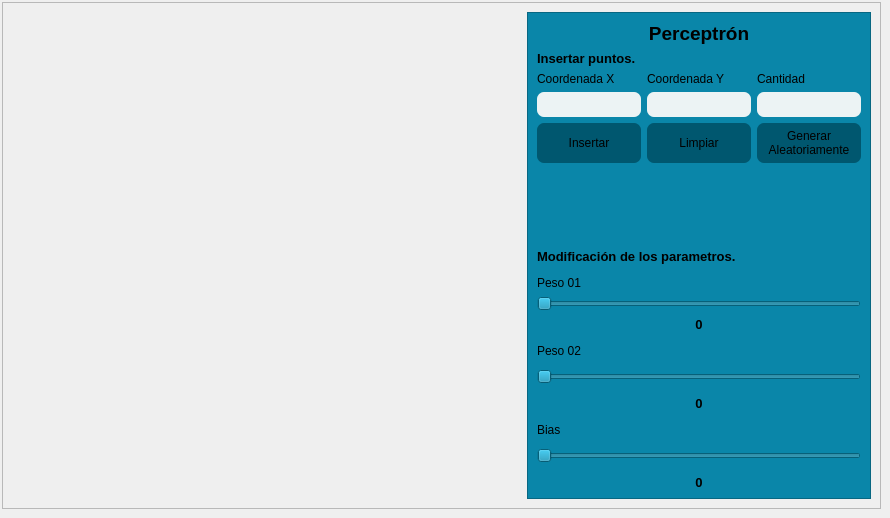
<?xml version="1.0" encoding="UTF-8"?>
<ui version="4.0">
 <class>MainWindow</class>
 <widget class="QMainWindow" name="MainWindow">
  <property name="geometry">
   <rect>
    <x>0</x>
    <y>0</y>
    <width>890</width>
    <height>518</height>
   </rect>
  </property>
  <property name="windowTitle">
   <string>MainWindow</string>
  </property>
  <property name="styleSheet">
   <string notr="true">QTextEdit {
border-radius: 7px;
}

QPushButton{
background-color: #45a049;
border-radius: 7px;
}</string>
  </property>
  <widget class="QWidget" name="centralwidget">
   <layout class="QVBoxLayout" name="verticalLayout">
    <property name="leftMargin">
     <number>2</number>
    </property>
    <property name="topMargin">
     <number>2</number>
    </property>
    <item>
     <widget class="QFrame" name="frame">
      <property name="minimumSize">
       <size>
        <width>500</width>
        <height>200</height>
       </size>
      </property>
      <property name="styleSheet">
       <string notr="true">QTextEdit{
background-color: rgb(255, 255, 255);
color: rgb(31, 31, 31);
}</string>
      </property>
      <property name="frameShape">
       <enum>QFrame::Shape::StyledPanel</enum>
      </property>
      <property name="frameShadow">
       <enum>QFrame::Shadow::Raised</enum>
      </property>
      <layout class="QHBoxLayout" name="horizontalLayout_5" stretch="3,2">
       <item>
        <layout class="QVBoxLayout" name="layout_graphic"/>
       </item>
       <item>
        <widget class="QFrame" name="frame_2">
         <property name="styleSheet">
          <string notr="true">background-color: rgb(10, 134, 169);</string>
         </property>
         <property name="frameShape">
          <enum>QFrame::Shape::StyledPanel</enum>
         </property>
         <property name="frameShadow">
          <enum>QFrame::Shadow::Raised</enum>
         </property>
         <layout class="QVBoxLayout" name="verticalLayout_3">
          <item>
           <widget class="QLabel" name="label">
            <property name="font">
             <font>
              <pointsize>14</pointsize>
              <bold>true</bold>
             </font>
            </property>
            <property name="text">
             <string>Perceptrón</string>
            </property>
            <property name="alignment">
             <set>Qt::AlignmentFlag::AlignCenter</set>
            </property>
           </widget>
          </item>
          <item>
           <spacer name="verticalSpacer">
            <property name="orientation">
             <enum>Qt::Orientation::Vertical</enum>
            </property>
            <property name="sizeHint" stdset="0">
             <size>
              <width>20</width>
              <height>40</height>
             </size>
            </property>
           </spacer>
          </item>
          <item>
           <layout class="QVBoxLayout" name="verticalLayout_2">
            <item>
             <widget class="QLabel" name="label_10">
              <property name="font">
               <font>
                <pointsize>10</pointsize>
                <bold>true</bold>
               </font>
              </property>
              <property name="text">
               <string>Insertar puntos.</string>
              </property>
             </widget>
            </item>
            <item>
             <layout class="QHBoxLayout" name="horizontalLayout_4">
              <item>
               <layout class="QVBoxLayout" name="verticalLayout_7">
                <item>
                 <widget class="QLabel" name="label_11">
                  <property name="text">
                   <string>Coordenada X</string>
                  </property>
                 </widget>
                </item>
                <item>
                 <widget class="QTextEdit" name="input_coord_x">
                  <property name="maximumSize">
                   <size>
                    <width>16777215</width>
                    <height>25</height>
                   </size>
                  </property>
                  <property name="styleSheet">
                   <string notr="true">				background-color: rgb(236, 243, 244);</string>
                  </property>
                  <property name="tabChangesFocus">
                   <bool>true</bool>
                  </property>
                 </widget>
                </item>
               </layout>
              </item>
              <item>
               <layout class="QVBoxLayout" name="verticalLayout_8">
                <item>
                 <widget class="QLabel" name="label_12">
                  <property name="text">
                   <string>Coordenada Y</string>
                  </property>
                 </widget>
                </item>
                <item>
                 <widget class="QTextEdit" name="input_coord_y">
                  <property name="maximumSize">
                   <size>
                    <width>16777215</width>
                    <height>25</height>
                   </size>
                  </property>
                  <property name="styleSheet">
                   <string notr="true">background-color: rgb(236, 243, 244);</string>
                  </property>
                  <property name="tabChangesFocus">
                   <bool>true</bool>
                  </property>
                 </widget>
                </item>
               </layout>
              </item>
              <item>
               <layout class="QVBoxLayout" name="verticalLayout_9">
                <item>
                 <widget class="QLabel" name="label_13">
                  <property name="text">
                   <string>Cantidad</string>
                  </property>
                 </widget>
                </item>
                <item>
                 <widget class="QTextEdit" name="input_quantity">
                  <property name="maximumSize">
                   <size>
                    <width>16777215</width>
                    <height>25</height>
                   </size>
                  </property>
                  <property name="styleSheet">
                   <string notr="true">background-color: rgb(236, 243, 244);</string>
                  </property>
                  <property name="tabChangesFocus">
                   <bool>true</bool>
                  </property>
                 </widget>
                </item>
               </layout>
              </item>
             </layout>
            </item>
            <item>
             <layout class="QHBoxLayout" name="horizontalLayout_3" stretch="0,0,0">
              <item>
               <layout class="QVBoxLayout" name="verticalLayout_4">
                <item>
                 <widget class="QPushButton" name="button_insert_points">
                  <property name="minimumSize">
                   <size>
                    <width>0</width>
                    <height>40</height>
                   </size>
                  </property>
                  <property name="maximumSize">
                   <size>
                    <width>16777215</width>
                    <height>16777215</height>
                   </size>
                  </property>
                  <property name="cursor">
                   <cursorShape>ArrowCursor</cursorShape>
                  </property>
                  <property name="styleSheet">
                   <string notr="true">background-color: rgb(0, 87, 111);</string>
                  </property>
                  <property name="text">
                   <string>Insertar</string>
                  </property>
                 </widget>
                </item>
               </layout>
              </item>
              <item>
               <layout class="QVBoxLayout" name="verticalLayout_5">
                <item>
                 <widget class="QPushButton" name="button_clean">
                  <property name="minimumSize">
                   <size>
                    <width>0</width>
                    <height>40</height>
                   </size>
                  </property>
                  <property name="styleSheet">
                   <string notr="true">background-color: rgb(0, 87, 111);</string>
                  </property>
                  <property name="text">
                   <string>Limpiar</string>
                  </property>
                 </widget>
                </item>
               </layout>
              </item>
              <item>
               <layout class="QVBoxLayout" name="verticalLayout_14">
                <item>
                 <widget class="QPushButton" name="button_generate_points">
                  <property name="minimumSize">
                   <size>
                    <width>0</width>
                    <height>40</height>
                   </size>
                  </property>
                  <property name="styleSheet">
                   <string notr="true">background-color: rgb(0, 87, 111);</string>
                  </property>
                  <property name="text">
                   <string>Generar 
Aleatoriamente</string>
                  </property>
                 </widget>
                </item>
               </layout>
              </item>
             </layout>
            </item>
           </layout>
          </item>
          <item>
           <spacer name="verticalSpacer_3">
            <property name="orientation">
             <enum>Qt::Orientation::Vertical</enum>
            </property>
            <property name="sizeType">
             <enum>QSizePolicy::Policy::Minimum</enum>
            </property>
            <property name="sizeHint" stdset="0">
             <size>
              <width>20</width>
              <height>80</height>
             </size>
            </property>
           </spacer>
          </item>
          <item>
           <layout class="QVBoxLayout" name="v3">
            <property name="spacing">
             <number>12</number>
            </property>
            <item>
             <widget class="QLabel" name="label_7">
              <property name="font">
               <font>
                <pointsize>10</pointsize>
                <bold>true</bold>
               </font>
              </property>
              <property name="text">
               <string>Modificación de los parametros.</string>
              </property>
             </widget>
            </item>
            <item>
             <layout class="QVBoxLayout" name="verticalLayout_6">
              <property name="spacing">
               <number>6</number>
              </property>
              <item>
               <widget class="QLabel" name="label_2">
                <property name="text">
                 <string>Peso 01</string>
                </property>
               </widget>
              </item>
              <item>
               <widget class="QSlider" name="slider_weight_01">
                <property name="orientation">
                 <enum>Qt::Orientation::Horizontal</enum>
                </property>
               </widget>
              </item>
              <item>
               <widget class="QLabel" name="label_weight_01">
                <property name="font">
                 <font>
                  <pointsize>10</pointsize>
                  <bold>true</bold>
                 </font>
                </property>
                <property name="text">
                 <string>0</string>
                </property>
                <property name="alignment">
                 <set>Qt::AlignmentFlag::AlignCenter</set>
                </property>
               </widget>
              </item>
             </layout>
            </item>
            <item>
             <layout class="QVBoxLayout" name="verticalLayout_10">
              <item>
               <widget class="QLabel" name="label_3">
                <property name="text">
                 <string>Peso 02</string>
                </property>
               </widget>
              </item>
              <item>
               <widget class="QSlider" name="slider_weight_02">
                <property name="orientation">
                 <enum>Qt::Orientation::Horizontal</enum>
                </property>
               </widget>
              </item>
              <item>
               <widget class="QLabel" name="label_weight_02">
                <property name="font">
                 <font>
                  <pointsize>10</pointsize>
                  <bold>true</bold>
                 </font>
                </property>
                <property name="text">
                 <string>0</string>
                </property>
                <property name="alignment">
                 <set>Qt::AlignmentFlag::AlignCenter</set>
                </property>
               </widget>
              </item>
             </layout>
            </item>
            <item>
             <layout class="QVBoxLayout" name="verticalLayout_11">
              <item>
               <widget class="QLabel" name="label_4">
                <property name="text">
                 <string>Bias</string>
                </property>
               </widget>
              </item>
              <item>
               <widget class="QSlider" name="slider_bias">
                <property name="orientation">
                 <enum>Qt::Orientation::Horizontal</enum>
                </property>
               </widget>
              </item>
              <item>
               <widget class="QLabel" name="label_bias">
                <property name="font">
                 <font>
                  <pointsize>10</pointsize>
                  <bold>true</bold>
                 </font>
                </property>
                <property name="text">
                 <string>0</string>
                </property>
                <property name="alignment">
                 <set>Qt::AlignmentFlag::AlignCenter</set>
                </property>
               </widget>
              </item>
             </layout>
            </item>
           </layout>
          </item>
          <item>
           <spacer name="verticalSpacer_2">
            <property name="orientation">
             <enum>Qt::Orientation::Vertical</enum>
            </property>
            <property name="sizeHint" stdset="0">
             <size>
              <width>20</width>
              <height>40</height>
             </size>
            </property>
           </spacer>
          </item>
         </layout>
        </widget>
       </item>
      </layout>
     </widget>
    </item>
   </layout>
  </widget>
 </widget>
 <resources/>
 <connections/>
</ui>
